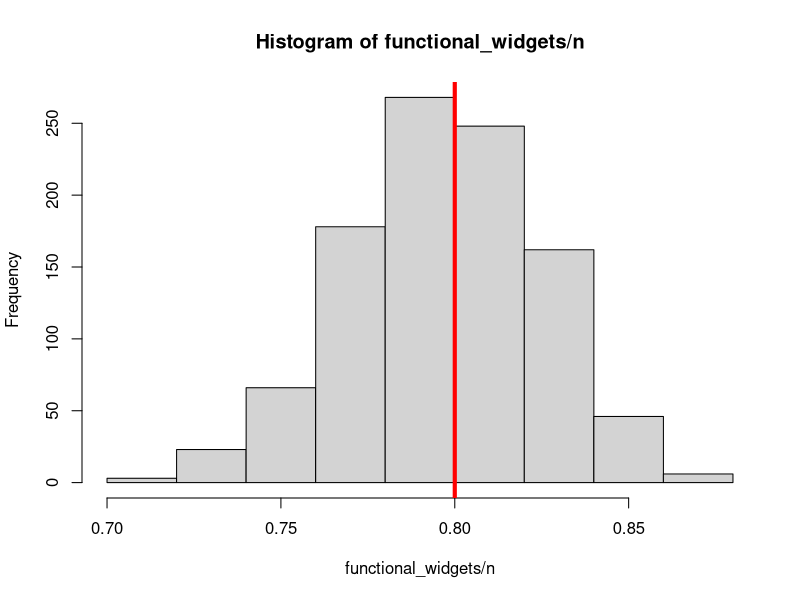
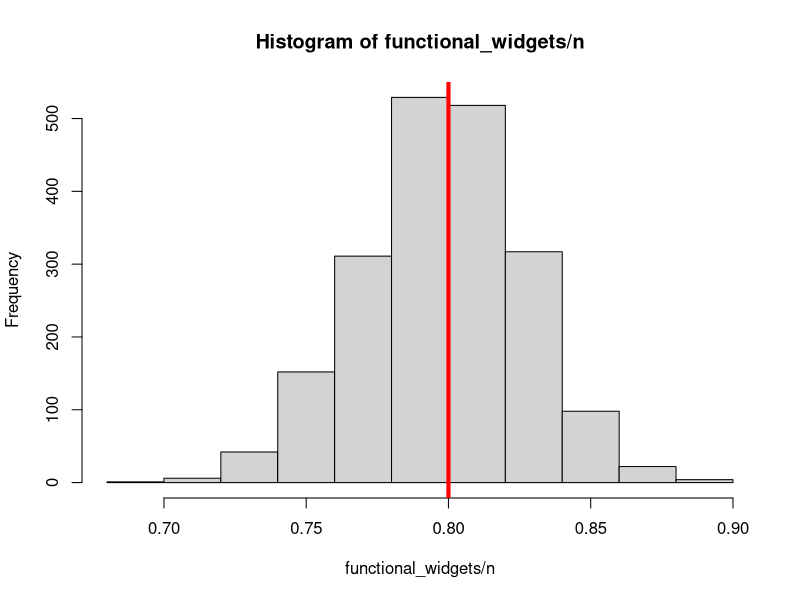
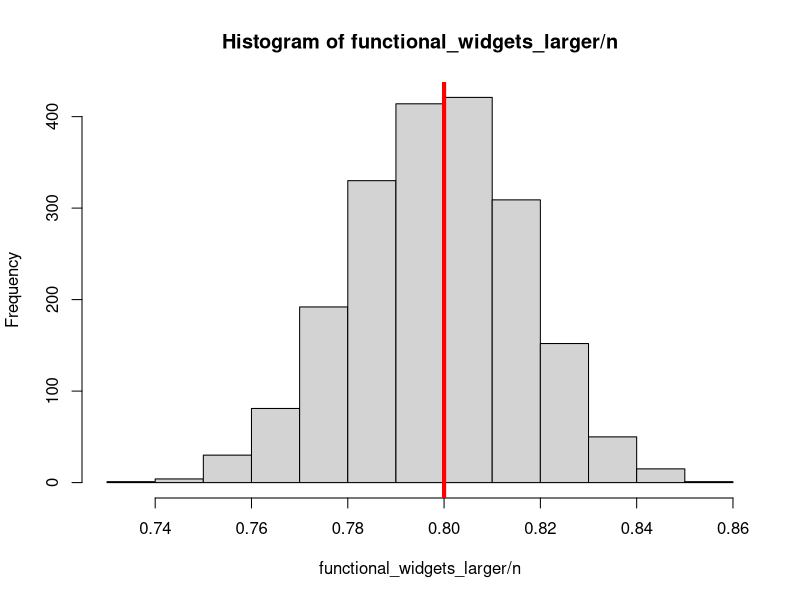
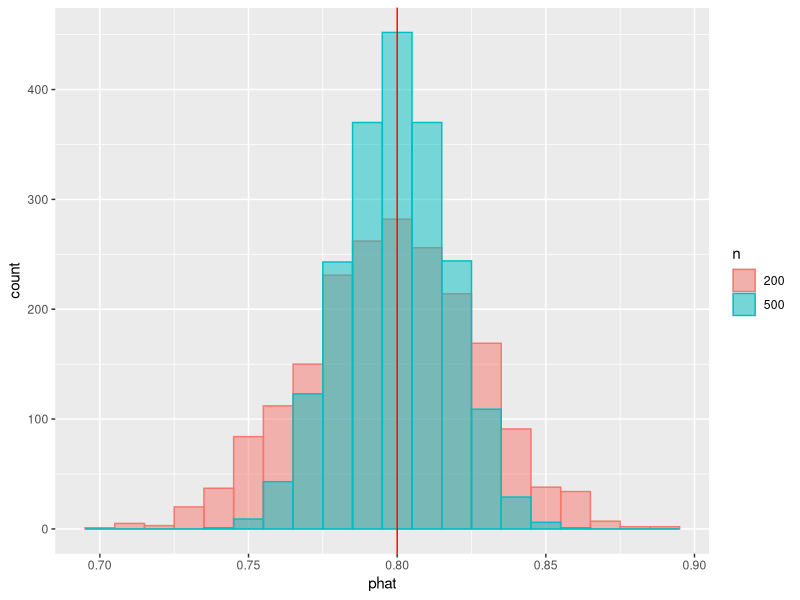
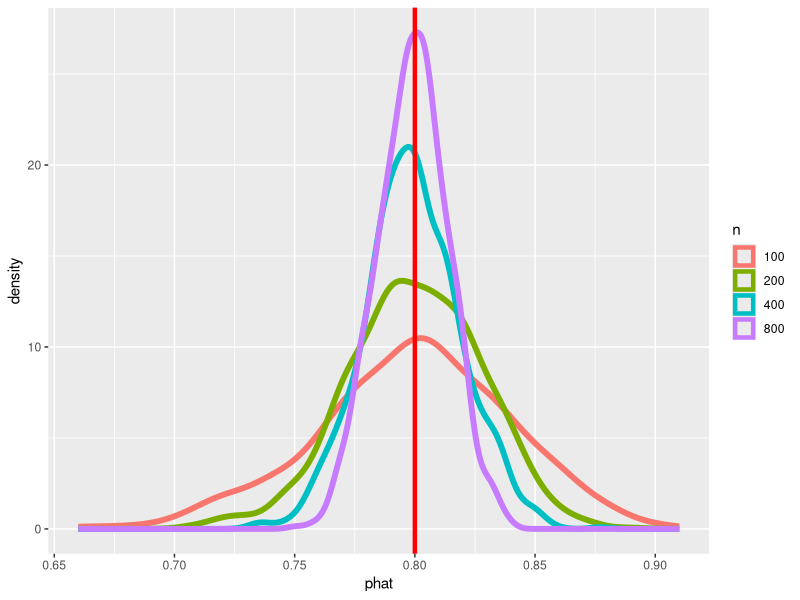
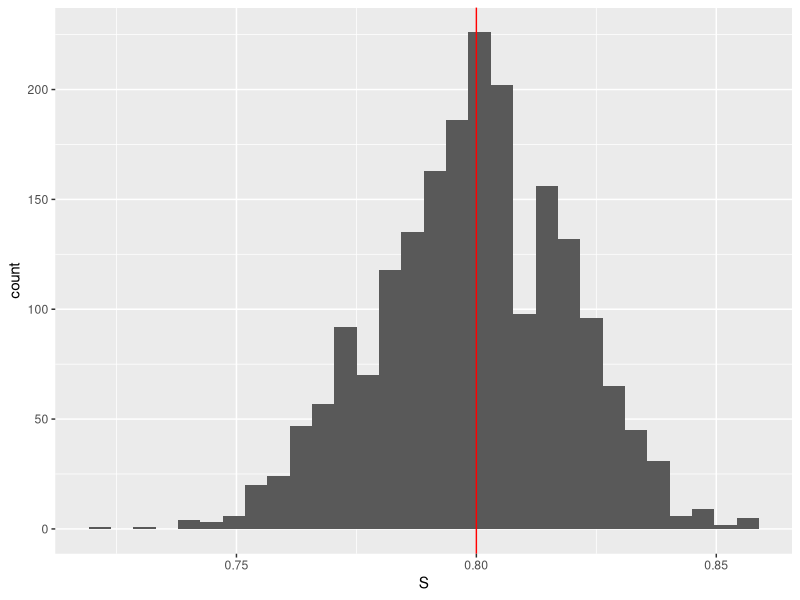
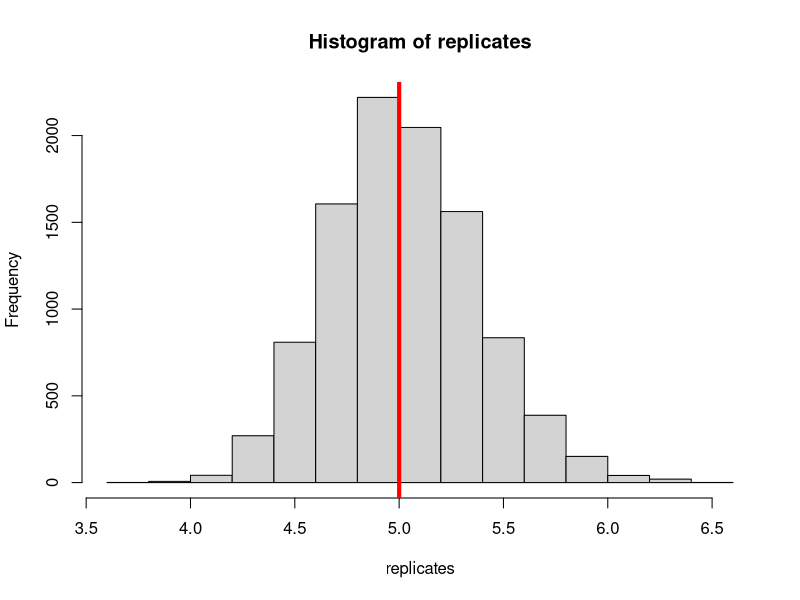

The R source for these figures, in order:
## ---- chunk 1
n <- 200; # We will examine n=200 widgets
p <- 0.8; # Suppose that 80% of widgets are functional
functional_widgets <- rbinom(1, size=n, p); # Draw one sample of widgets.
functional_widgets; # How many of the n widgets are functional?
## ---- chunk 2
# Let's wrap that up in a function for use later.
generate_widgets <- function(n,p) {
  return( rbinom(1, size=n, p) );
}
## ---- chunk 3
# Still n=200 widgets, 80% of which are functional.
n <- 200; p <- 0.8;

# This time, we'll generate lots of iterations
# of our experiment, and we'll make a histogram of our
# estimates of p.
# This is going to look a lot like Monte Carlo!
NMC <- 1000;
functional_widgets <- rep(NA, NMC);
for(i in 1:NMC) {
  functional_widgets[i] <- generate_widgets(n,p)
}
# Plot estimates of p, #functional/#observations
hist( functional_widgets/n );
# Draw a vertical line at the true value of p
abline( v=p, col='red', lwd=4 );
## ---- chunk 4
n <- 200; p <- 0.8; # Still n=200 widgets, 80% of which are functional.

# We'll generate lots of iterations
NMC <- 2000;
functional_widgets <- rep(NA, NMC);
for(i in 1:NMC) {
  functional_widgets[i] <- generate_widgets(n,p)
}
# Plot estimates of p, #functional/#observations
hist( functional_widgets/n );
# Draw a vertical line at the true value of p
abline( v=p, col='red', lwd=4 );
## ---- chunk 5
# n=500 widgets instead of 200, but still 80% are functional.
n <- 500; p <- 0.8;

# We'll generate lots of iterations
NMC <- 2000;
functional_widgets_larger <- rep(NA, NMC);
for(i in 1:NMC) {
  functional_widgets_larger[i] <- generate_widgets(n,p)
}
# Plot estimates of p, #functional/#observations
hist( functional_widgets_larger/n );
# Draw a vertical line at the true value of p
abline( v=p, col='red', lwd=4 );
## ---- chunk 6
p <- 0.8; # Still n=200 widgets, 80% of which are functional.

# Put the data into a data frame to pass to ggplot2.
phat <- c(functional_widgets/200, functional_widgets_larger/500 ); # "p hat", i.e., estimate of p.
n <- c( rep(200, 2000), rep(500, 2000) );
df <- data.frame( 'n'=as.factor(n), 'phat'=phat);

library(ggplot2)
pp <- ggplot( df, aes(x=phat, color=n, fill=n));
pp <- pp + geom_histogram( aes(), position='identity', alpha=0.5, binwidth=0.01);
pp <- pp + geom_vline( xintercept=p, color='red');
pp
## ---- chunk 7
p <- 0.8; # Still using 80% functional rate.

# Note: there are "cleaner" ways to build this data frame,
# but those ways are harder to understand on a first glance.
# At this stage of your career, "clumsy but easy to read"
# is better than "short but cryptic"
widgets_100 <- rbinom(1000, size=100, p);
widgets_200 <- rbinom(1000, size=200, p);
widgets_400 <- rbinom(1000, size=400, p);
widgets_800 <- rbinom(1000, size=800, p);

# Compute "p hat", i.e., estimate of p
phat <- c(widgets_100/100, widgets_200/200,
          widgets_400/400, widgets_800/800 );
n <- c( rep(100, 1000), rep(200, 1000), rep(400, 1000), rep(800, 1000) );

# Put the data into a data frame to pass to ggplot2.
df <- data.frame( 'n'=as.factor(n), 'phat'=phat);
pp <- ggplot( df, aes(x=phat, color=n ));
# Using a smoothed density instead of histogram for easy comparison
pp <- pp + geom_density( size=2 );
pp <- pp + geom_vline( xintercept=p, color='red', size=1.5);
pp
## ---- chunk 8
simulate_S <- function( n, p ) {
  functional_widgets <- rbinom(1, size=n, prob=p);
  # Our statistic is the fraction of the n widgets
  # that are functional.
  return(functional_widgets/n);
}

# Simulate n=200 widgets with functional probability p=0.8
simulate_S(200, 0.8) 
## ---- chunk 9
# Here's a function that will take our estimate S (= phat) and check if it is within 0.02 of p or not.
check_if_S_is_good <- function( S, p ) {
    return( abs(S-p) < 0.02)
}

# Now, let's simulate a lot of instances of our experiment
# and count up what fraction of the time our estimate is "good"
N_MC <- 2000; # Repeat the experiment 2000 times. N_MC = "number of Monte Carlo (MC) replicates"
n <- 200; p <- 0.8; # Still using n=200, p=0.8

# Create a data frame to store the outcome of our experiment.
# We are initially filling entries with NAs, which we will fill in as we run.
monte_carlo <- data.frame(replicate = 1:N_MC, S = rep(NA, N_MC), S_good = rep(NA, N_MC));

# Let's just check what the data frame looks like before we populate it.
head( monte_carlo )
## ---- chunk 10
# For each replicate, run the experiment and record results.
# We want to keep track of the value of S and whether or not S was good.
for(i in 1:N_MC){
    monte_carlo$S[i] <- simulate_S( n, p );
    monte_carlo$S_good[i] <- check_if_S_is_good(monte_carlo$S[i], p)
}

sum( monte_carlo$S_good )/N_MC
## ---- chunk 11
# This is the exact same setup except we're changing n from 200 to 400.
N_MC <- 2000; n <- 400; p <- 0.8; # Still using p=0.8 and 2000 Monte Carlo trials.

# Note that we don't really have to create the data frame again.
# We could, if we wanted, just overwrite it,
# but this is a good habit to be in
# to make sure we don't accidentally "reuse" old data.
monte_carlo <- data.frame( replicate = 1:N_MC,
                           S = rep(NA, N_MC),
                           S_good = rep(NA, N_MC));

for(i in 1:N_MC){
  monte_carlo$S[i] <- simulate_S( n, p );
  monte_carlo$S_good[i] <- check_if_S_is_good(monte_carlo$S[i], p)
}

sum( monte_carlo$S_good )/N_MC
## ---- chunk 12
# Just as a check, let's plot a histogram again.
pp <- ggplot(monte_carlo, aes(x = S)) + geom_histogram(bins = 30) + geom_vline( xintercept=p, col='red' )

pp
## ---- chunk 13
run_exprate_expt <- function( n, rate ) {
  data <- rexp(n=n, rate=5);
  Xbar <- mean( data )
  return( 1/Xbar )
}

M <- 1e4;
replicates <- rep(NA, M);
for (i in 1:M ) {
  replicates[i] <- run_exprate_expt(200, rate=5);
}
hist(replicates);
abline(v=5, col="red", lwd=4);
